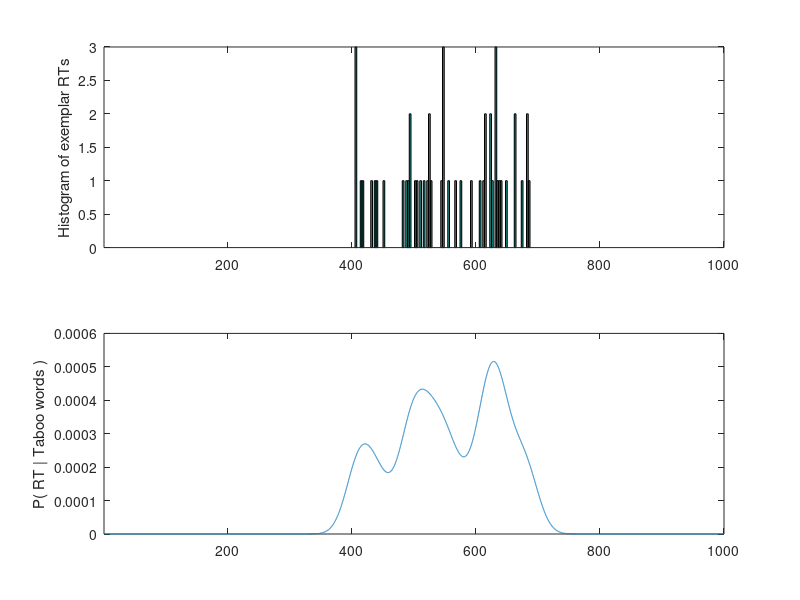

Here is the MATLAB script that generated this plot:
clear all; 

% load exemplar RT inputs
load('RTTaboo.mat');

% Define a range of possible feature values
stepsize = 0.1; % stepsize
T = 1:stepsize:1000; % from 0 to 1000

% Width of Gaussian kernel
h = 20; 

% ########################################################
% #####  NON-PARAMETRIC INFERENCE  WITH KERNEL METHOD#####
% ########################################################

% 1. Apply the Gaussia kernel for each observation
for i = 1:length(TabooRT)
    for j = 1:length(T)
        k(i,j) = exp(-1*((T(j)-TabooRT(i))^2)/(2*(h^2)));
    end
end

% 2. Sum up kernel values over all observations
kernel_sum = sum(sum(k)); % scalar sum of matrix ~ target RT distribution

% 3. Normalization for P(RT|normal word category)
k = k/kernel_sum; % normalize entire matrix
k = sum(k); % collapse observation-dimension to get distribution for each T(i)

% 4. Compute mean and SD of your inferred distributions
Mean = sum(T.*k);
Variance = sum((T-Mean).^2.*k);

% could also use sampling method


% ######################
% #####  PLOTTING  #####
% ######################
% Plotting parameters
figure;
bins = 100;
xrange = [min(T) max(T)];

% The sampled RTs
subplot(2,1,1);
hist(TabooRT,bins);
ylabel('Histogram of exemplar RTs');
xlim(xrange);

%% plot P(RT|normal word category)
subplot(2,1,2);
plot(T,k);
ylabel('P( RT | Taboo words )');
xlim(xrange);


%%% What do I see?
% a graph with three humps
% 7x as much varaince
% similar mean

%%% What does this mean?
% maybe it's more difficult to categorize taboo words -> more spread from
% "average" category
%
% maybe there are three distinct categories of taboo words?

